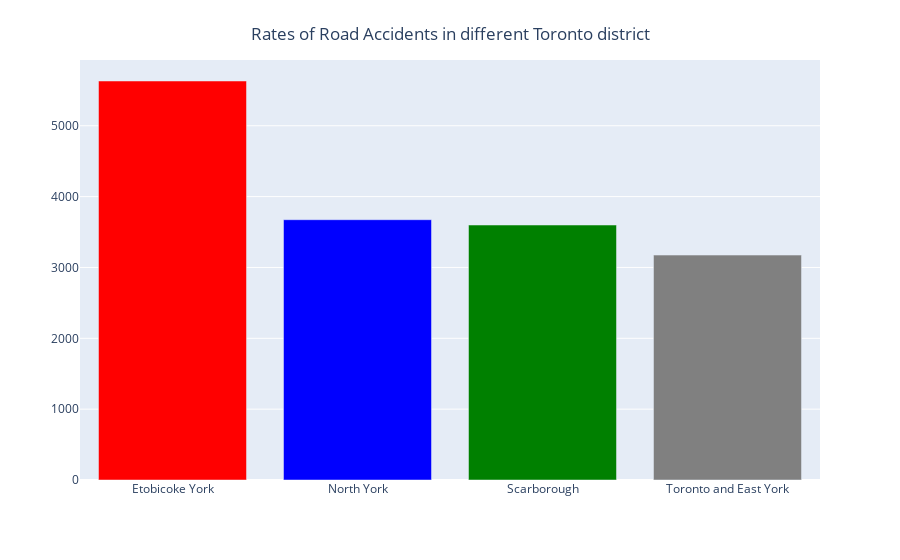

Notebook code for this chart:
### Code cell
district = [district for district,df in df_clean.groupby('District')]
fig = px.bar(df_clean, x = district, y = df_clean['District'].value_counts(), labels={'x':'','y':''})
colors = ['green'] * 4
colors[0] = 'red'
colors[1] = 'blue'
colors[3] = 'gray'
fig.update_traces(marker_color=colors)
fig.update_layout(
    title={
        'text': "Rates of Road Accidents in different Toronto district",
        'y':0.95,
        'x':0.5,
        'xanchor': 'center',
        'yanchor': 'top'})
fig.show()

### Figure 1 — Plotly figure (JSON) as saved in the notebook; plotly's stock layout.template omitted (floating-point values rounded to 4 significant figures)
{"data": [{"alignmentgroup": "True", "hovertemplate": "=%{y}<extra></extra>", "legendgroup": "", "marker": {"color": ["red", "blue", "green", "gray"]}, "name": "", "offsetgroup": "", "orientation": "v", "showlegend": false, "textposition": "auto", "type": "bar", "x": ["Etobicoke York", "North York", "Scarborough", "Toronto and East York"], "xaxis": "x", "y": [5632, 3674, 3599, 3175], "yaxis": "y"}], "layout": {"barmode": "relative", "legend": {"tracegroupgap": 0}, "margin": {"t": 60}, "title": {"text": "Rates of Road Accidents in different Toronto district", "x": 0.5, "xanchor": "center", "y": 0.95, "yanchor": "top"}, "xaxis": {"anchor": "y", "domain": [0, 1], "title": {"text": ""}}, "yaxis": {"anchor": "x", "domain": [0, 1], "title": {"text": ""}}}}
